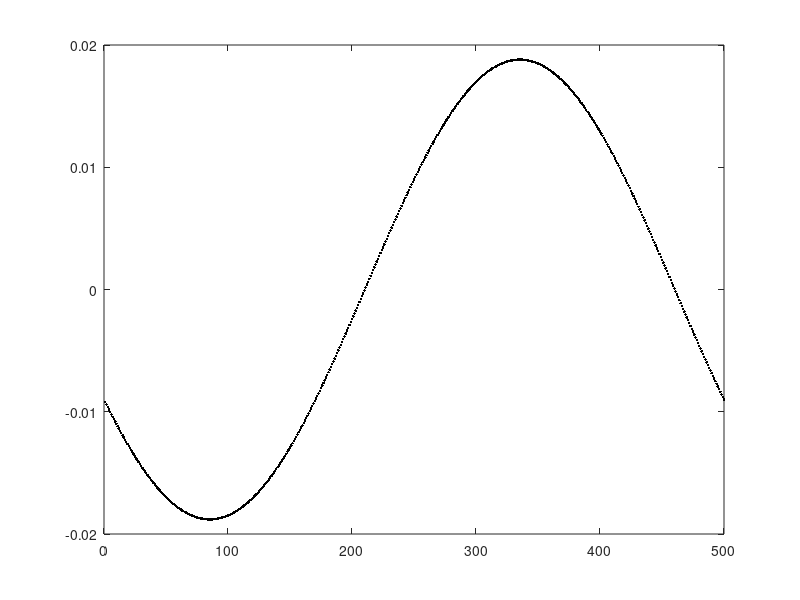

This chart was generated by the following MATLAB code:
n=500
m=100
inds=randsample(n,m)
mu=zeros(n,1)
mu(inds)=1
mu
w=(1:n)'
%%
score=NaN(1,n)

for ii=1:n
    mu = [mu(end); mu(1:end-1)]
    score(ii) = w'*mu
end
plot(w,score,'.k')

%%
score=NaN(1,n)
th1=(1:n)/n - 1/n;

for ii=1:n
    mu = [mu(end); mu(1:end-1)];
    score(ii) =  sum(diag(sin(2*pi*th1))*mu)/n ;
end
plot(w,score,'.k')